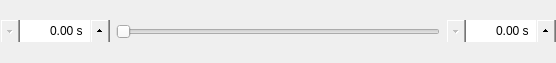
<?xml version="1.0" encoding="UTF-8"?>
<ui version="4.0">
 <class>AudioSlider</class>
 <widget class="QWidget" name="AudioSlider">
  <property name="geometry">
   <rect>
    <x>0</x>
    <y>0</y>
    <width>556</width>
    <height>63</height>
   </rect>
  </property>
  <layout class="QHBoxLayout" name="horizontalLayout">
   <property name="leftMargin">
    <number>0</number>
   </property>
   <property name="topMargin">
    <number>0</number>
   </property>
   <property name="rightMargin">
    <number>0</number>
   </property>
   <property name="bottomMargin">
    <number>0</number>
   </property>
   <item>
    <widget class="QDoubleSpinBox" name="doubleSpinBoxLeft">
     <property name="minimumSize">
      <size>
       <width>110</width>
       <height>0</height>
      </size>
     </property>
     <property name="toolTip">
      <string>Elapsed time in seconds.</string>
     </property>
     <property name="styleSheet">
      <string notr="true">QDoubleSpinBox::up-button {
	subcontrol-origin: border;
	subcontrol-position: right;
	width: 20px;
	height: 25px;
}

QDoubleSpinBox::down-button {
    subcontrol-origin: border;
    subcontrol-position: left;
	width: 20px;
	height: 25px;
}

QDoubleSpinBox
{
	padding-left: 0px;
	padding-right: 0px;
}</string>
     </property>
     <property name="alignment">
      <set>Qt::AlignRight|Qt::AlignTrailing|Qt::AlignVCenter</set>
     </property>
     <property name="suffix">
      <string> s</string>
     </property>
     <property name="maximum">
      <double>999.000000000000000</double>
     </property>
    </widget>
   </item>
   <item>
    <widget class="Slider" name="slider">
     <property name="toolTip">
      <string notr="true"/>
     </property>
     <property name="orientation">
      <enum>Qt::Horizontal</enum>
     </property>
    </widget>
   </item>
   <item>
    <widget class="QDoubleSpinBox" name="doubleSpinBoxRight">
     <property name="minimumSize">
      <size>
       <width>110</width>
       <height>0</height>
      </size>
     </property>
     <property name="toolTip">
      <string>Remaining time in seconds.</string>
     </property>
     <property name="styleSheet">
      <string notr="true">QDoubleSpinBox::up-button {
	subcontrol-origin: border;
	subcontrol-position: right;
	width: 20px;
	height: 25px;
}

QDoubleSpinBox::down-button {
    subcontrol-origin: border;
    subcontrol-position: left;
	width: 20px;
	height: 25px;
}

QDoubleSpinBox
{
	padding-left: 0px;
	padding-right: 0px;
}</string>
     </property>
     <property name="alignment">
      <set>Qt::AlignRight|Qt::AlignTrailing|Qt::AlignVCenter</set>
     </property>
     <property name="suffix">
      <string> s</string>
     </property>
     <property name="maximum">
      <double>999.000000000000000</double>
     </property>
    </widget>
   </item>
  </layout>
 </widget>
 <customwidgets>
  <customwidget>
   <class>Slider</class>
   <extends>QSlider</extends>
   <header>AttachmentView/IndexedFileAttachmentView/AudioAttachmentView/slider.h</header>
  </customwidget>
 </customwidgets>
 <resources/>
 <connections/>
</ui>
